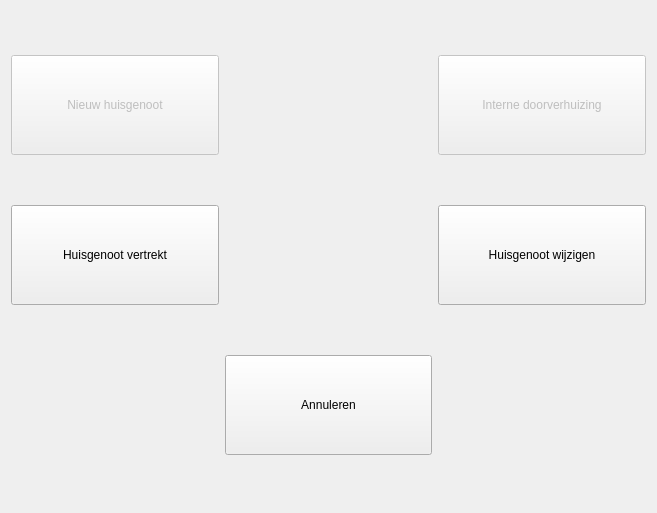
<?xml version="1.0" encoding="UTF-8"?>
<ui version="4.0">
 <class>MemberMenuDialog</class>
 <widget class="QDialog" name="MemberMenuDialog">
  <property name="geometry">
   <rect>
    <x>0</x>
    <y>0</y>
    <width>657</width>
    <height>513</height>
   </rect>
  </property>
  <property name="windowTitle">
   <string>Huisgenoten</string>
  </property>
  <layout class="QGridLayout" name="gridLayout">
   <item row="0" column="0">
    <widget class="QPushButton" name="btNewMember">
     <property name="enabled">
      <bool>false</bool>
     </property>
     <property name="minimumSize">
      <size>
       <width>0</width>
       <height>100</height>
      </size>
     </property>
     <property name="focusPolicy">
      <enum>Qt::NoFocus</enum>
     </property>
     <property name="text">
      <string>Nieuw huisgenoot</string>
     </property>
    </widget>
   </item>
   <item row="0" column="2">
    <widget class="QPushButton" name="btMoveMember">
     <property name="enabled">
      <bool>false</bool>
     </property>
     <property name="minimumSize">
      <size>
       <width>0</width>
       <height>100</height>
      </size>
     </property>
     <property name="focusPolicy">
      <enum>Qt::NoFocus</enum>
     </property>
     <property name="text">
      <string>Interne doorverhuizing</string>
     </property>
    </widget>
   </item>
   <item row="3" column="1">
    <widget class="QPushButton" name="btCancel">
     <property name="minimumSize">
      <size>
       <width>0</width>
       <height>100</height>
      </size>
     </property>
     <property name="focusPolicy">
      <enum>Qt::NoFocus</enum>
     </property>
     <property name="text">
      <string>Annuleren</string>
     </property>
    </widget>
   </item>
   <item row="1" column="0">
    <widget class="QPushButton" name="btCloseMember">
     <property name="minimumSize">
      <size>
       <width>0</width>
       <height>100</height>
      </size>
     </property>
     <property name="focusPolicy">
      <enum>Qt::NoFocus</enum>
     </property>
     <property name="text">
      <string>Huisgenoot vertrekt</string>
     </property>
    </widget>
   </item>
   <item row="1" column="2">
    <widget class="QPushButton" name="btEditMember">
     <property name="minimumSize">
      <size>
       <width>0</width>
       <height>100</height>
      </size>
     </property>
     <property name="focusPolicy">
      <enum>Qt::NoFocus</enum>
     </property>
     <property name="text">
      <string>Huisgenoot wijzigen</string>
     </property>
    </widget>
   </item>
  </layout>
 </widget>
 <resources/>
 <connections/>
</ui>
